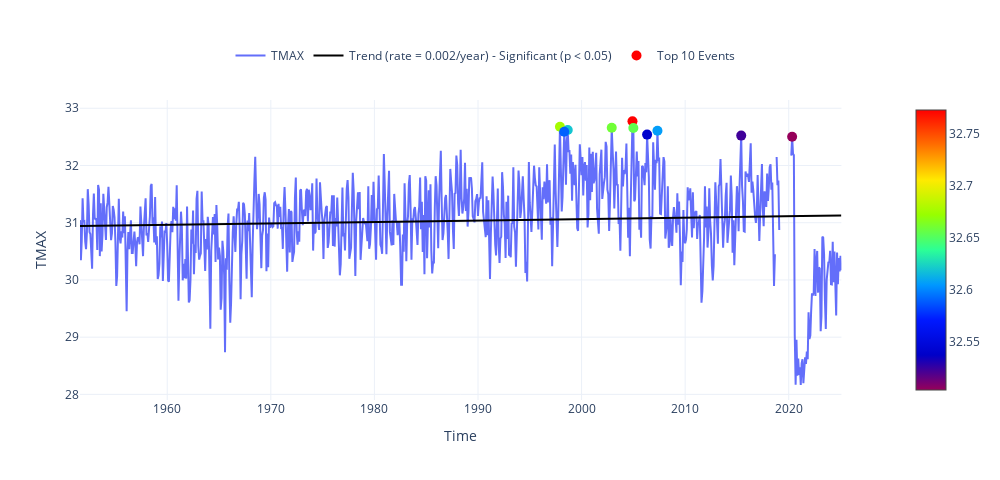

The notebook cell saved with this chart:
### Code cell
dict_plot = [{'data' : st_data, 'var' : 'TMAX', 'ax' : 1, 'label' : 'TMAX'}]
scatter_dict = [{'data' : top_10, 'var' : 'TMAX', 'ax' : 1, 'label' : 'Top 10 Events'}]

fig = plot_timeseries_interactive(dict_plot, trendline=True, scatter_dict = scatter_dict, figsize = (25, 12));
# fig.write_image("figura.png", format="png")

### Figure 1 — Plotly figure (JSON) as saved in the notebook; plotly's stock layout.template omitted (floating-point values rounded to 4 significant figures; data arrays with more than 128 entries replaced by an {"elided": "..."} marker saying what was removed)
{"data": [{"line": {"color": "#636EFA"}, "name": "TMAX", "type": "scatter", "x": {"elided": "883 str values"}, "xaxis": "x", "y": {"elided": "883 float values"}, "yaxis": "y"}, {"line": {"color": "black"}, "mode": "lines", "name": "Trend (rate = 0.002/year) - Significant (p < 0.05)", "showlegend": true, "type": "scatter", "x": {"elided": "869 str values"}, "xaxis": "x", "y": {"elided": "869 float values"}, "yaxis": "y"}, {"marker": {"color": [32.77, 32.68, 32.66, 32.65, 32.62, 32.61, 32.59, 32.54, 32.52, 32.5], "colorscale": [[0, "rgb(150,0,90)"], [0.125, "rgb(0,0,200)"], [0.25, "rgb(0,25,255)"], [0.375, "rgb(0,152,255)"], [0.5, "rgb(44,255,150)"], [0.625, "rgb(151,255,0)"], [0.75, "rgb(255,234,0)"], [0.875, "rgb(255,111,0)"], [1, "rgb(255,0,0)"]], "showscale": true, "size": 10}, "mode": "markers", "name": "Top 10 Events", "type": "scatter", "x": ["2004-11-30T00:00:00", "1997-11-30T00:00:00", "2002-11-30T00:00:00", "2004-12-31T00:00:00", "1998-08-31T00:00:00", "2007-04-30T00:00:00", "1998-04-30T00:00:00", "2006-04-30T00:00:00", "2015-05-31T00:00:00", "2020-04-30T00:00:00"], "y": [32.77, 32.68, 32.66, 32.65, 32.62, 32.61, 32.59, 32.54, 32.52, 32.5]}], "layout": {"height": 480, "legend": {"font": {"size": 12}, "orientation": "h", "x": 0.5, "xanchor": "center", "y": 1.1, "yanchor": "bottom"}, "title": {"text": " "}, "width": 1000, "xaxis": {"anchor": "y", "domain": [0, 0.94], "title": {"text": "Time"}}, "yaxis": {"anchor": "x", "domain": [0, 1], "title": {"text": "TMAX"}}, "yaxis2": {"anchor": "x", "overlaying": "y", "side": "right"}}}
